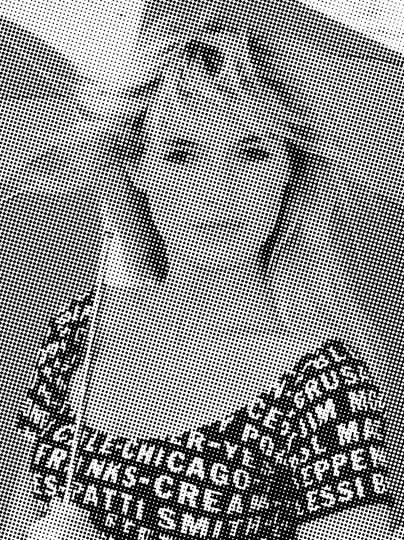
#> input picture orig.png, 404 x 540 px
$ jupyter execute --allow-errors SSPI.ipynb   (shell and % lines are left out)
#> lines starting #> are read from the running program, lines starting #| are printed output that depends on the picture
[cell 1]
from skimage import io,color
import numpy as np
import matplotlib.pyplot as plt

im = plt.imread('orig.png').astype(float)
im = color.rgb2gray(im) * 255
#> im: shape (540, 404) float64
plt.figure(figsize=(10,10))
plt.imshow(im, cmap='gray')
plt.title('Original image')

#> (a cell that did not finish here is left out)

[cell 3]
# In the lines following, we'll make a copy of the original spectrum and
# truncate coefficients.

# Define the fraction of coefficients (in each direction) we keep
keep_fraction = 0.1

# Call ff a copy of the original transform. Numpy arrays have a copy
# method for this purpose.
#> (the rest of this cell did not finish here and is left out)

#> (a cell that did not finish here is left out)

#> (a cell that did not finish here is left out)

#> (a cell that did not finish here is left out)

[cell 7]
import cv2
import numpy as np
from matplotlib import pyplot as plt

#img = cv2.imread('orig.png',0)
img = cv2.imread('test2.png',0)
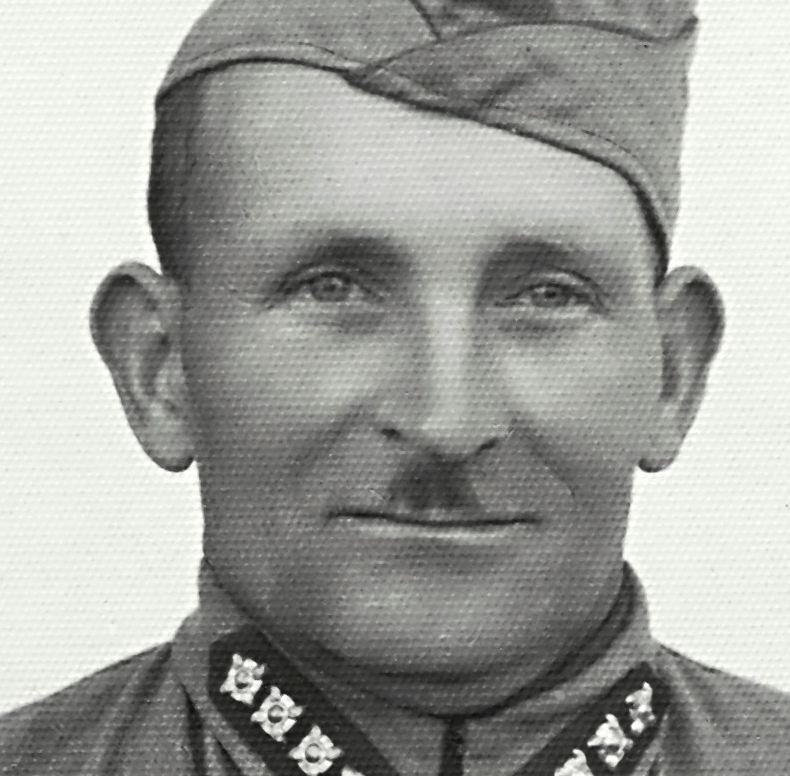
#> input picture test2.png, 790 x 776 px
#> img: shape (776, 790); min 7, max 255, mean 159.5
f = np.fft.fft2(img)
#print(f)
fshift = np.fft.fftshift(f)
#print(fshift)
magnitude_spectrum = 20*np.log(np.abs(fshift))
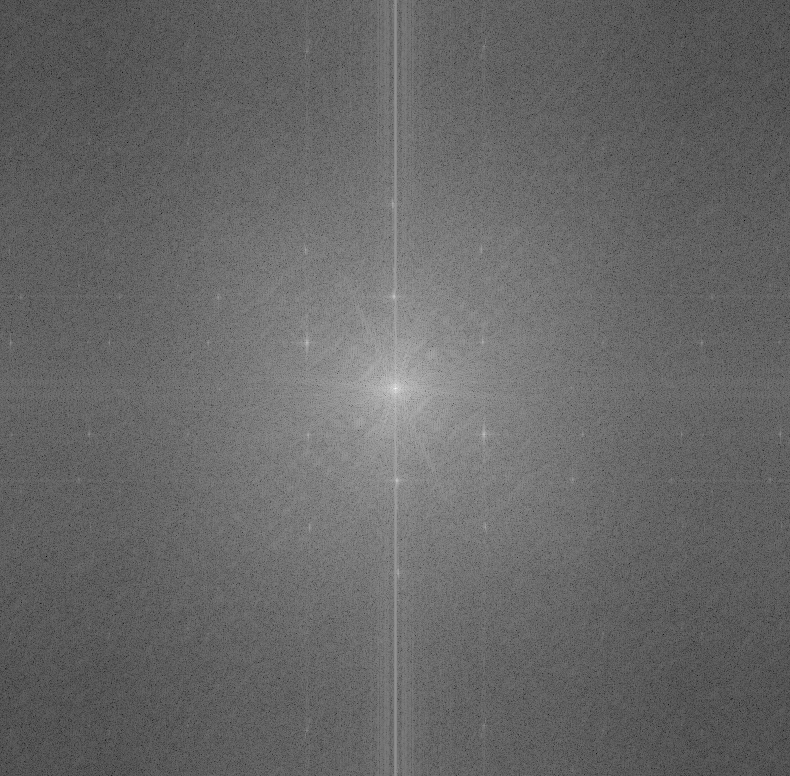
#> magnitude_spectrum: shape (776, 790) float64; min -8.77, max 368, mean 144.5; drawn with min black and max white
#print(magnitude_spectrum)

plt.subplot(121),plt.imshow(img, cmap = 'gray')
plt.title('Input Image'), plt.xticks([]), plt.yticks([])
plt.subplot(122),plt.imshow(magnitude_spectrum, cmap = 'gray')
plt.title('Magnitude Spectrum'), plt.xticks([]), plt.yticks([])
plt.show()
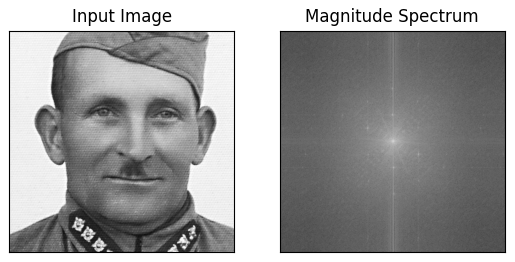
#> figure drawn by matplotlib, 2 panels

[cell 8]
(x,y) = magnitude_spectrum.shape
#> x = 776; y = 790
magnitude_spectrum_2 = np.copy(magnitude_spectrum)
fshift2 = np.copy(fshift)
print(x,y)
#| 776 790
for i in range(x):
    for j in range(y):
        if magnitude_spectrum[i,j] > 240:
            fshift2[i,j] = 0


magnitude_spectrum_2[magnitude_spectrum_2 > 250] = 0
#magnitude_spectrum[magnitude_spectrum_2 > 250] = 0
magnitude_spectrum_2[x//2-55:x//2+55,y//2-40:y//2+40] = magnitude_spectrum[x//2-55:x//2+55,y//2-40:y//2+40]
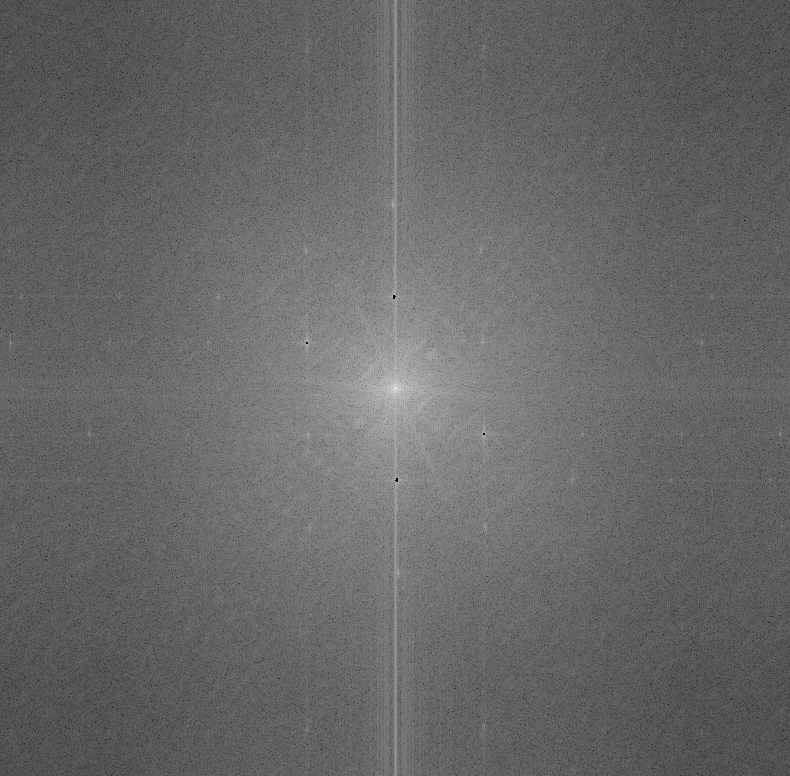
#> magnitude_spectrum_2: shape (776, 790) float64; min -8.77, max 368, mean 144.5; drawn with min black and max white
fshift2[x//2-55:x//2+55,y//2-40:y//2+40] = fshift[x//2-55:x//2+55,y//2-40:y//2+40]


plt.subplot(121),plt.imshow(magnitude_spectrum, cmap = 'gray')
plt.title('Magnitude Spectrum'), plt.xticks([]), plt.yticks([])
plt.subplot(122),plt.imshow(magnitude_spectrum_2, cmap = 'gray')
plt.title('Magnitude Spectrum Modified'), plt.xticks([]), plt.yticks([])
plt.show()

[cell 9]
#print(magnitude_spectrum_2)
f_ishift = np.fft.ifftshift(fshift2)
#print(f_ishift)
img_back = np.fft.ifft2(f_ishift)
#print(img_back)
img_back = np.abs(img_back)
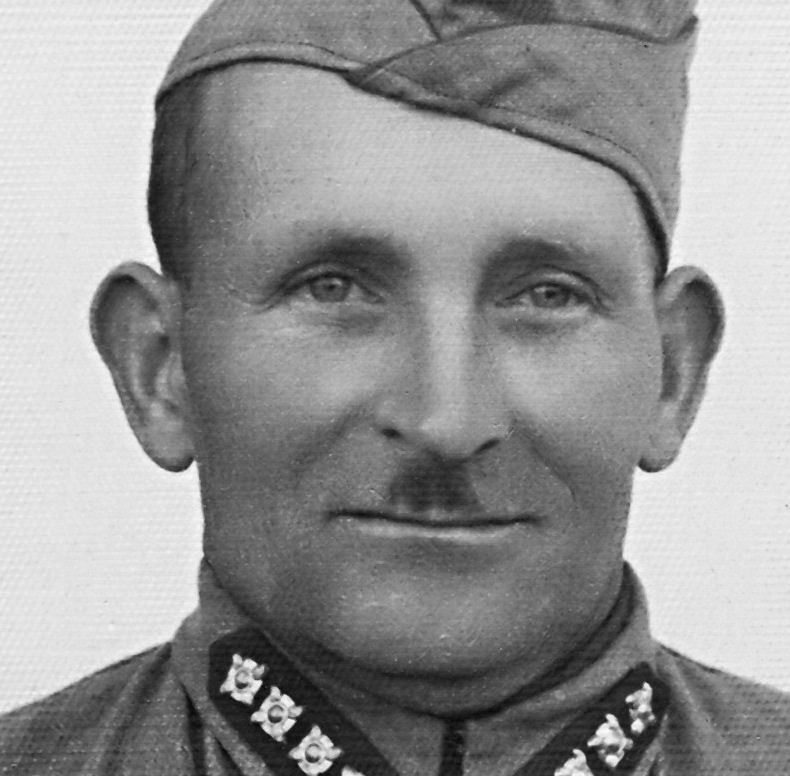
#> img_back: shape (776, 790) float64; min 8.99, max 266.3, mean 159.5; drawn with min black and max white
#print(img_back)


plt.subplot(121),plt.imshow(img, cmap = 'gray')
plt.title('Orig'), plt.xticks([]), plt.yticks([])
plt.subplot(122),plt.imshow(img_back, cmap = 'gray')
plt.title('Modified'), plt.xticks([]), plt.yticks([])
plt.show()

[cell 10]
from skimage import io,color
import numpy as np
import matplotlib.pyplot as plt

def crop_center(img,cropx,cropy):
    y,x = img.shape
    startx = x//2-(cropx//2)
    starty = y//2-(cropy//2)
    return img[starty:starty+cropy,startx:startx+cropx]

im = plt.imread('orig.png').astype(float)
im = color.rgb2gray(im) * 255
plt.figure(figsize=(10,10))
plt.imshow(im, cmap='gray')
plt.title('Original image')
(x,y) = im.shape
#> x = 540; y = 404
print(x,y)
#| 540 404
# [7 lines of commented-out code are left out]

startx = x//2-(20//2)
#> startx = 260
starty = y//2-(20//2)
#> starty = 192

im[starty:starty+100,startx:startx+100] = 0


plt.figure(figsize=(10,10))
plt.imshow(im, cmap='gray')

[cell 11]
from skimage import io,color
import numpy as np
import matplotlib.pyplot as plt


im = plt.imread('orig.png').astype(float)
im = color.rgb2gray(im) * 255
plt.figure(figsize=(10,10))
plt.imshow(im, cmap='gray')
plt.title('Original image')
(x,y) = im.shape
print(x,y)
#| 540 404

im[x//2-50:x//2+50,y//2-50:y//2+50]=0
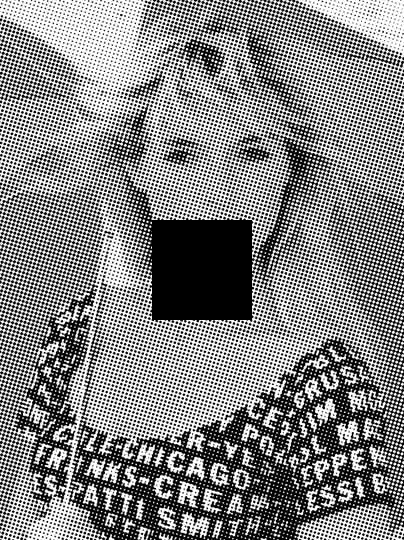
#> im: shape (540, 404) float64; min 0, max 255, mean 131.8


plt.figure(figsize=(10,10))
plt.imshow(im, cmap='gray')
